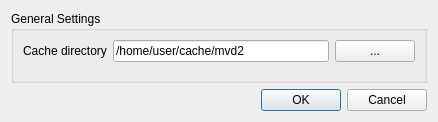
<?xml version="1.0" encoding="UTF-8"?>
<ui version="4.0">
 <class>mvd::PreferencesDialog</class>
 <widget class="QDialog" name="mvd::PreferencesDialog">
  <property name="windowModality">
   <enum>Qt::ApplicationModal</enum>
  </property>
  <property name="geometry">
   <rect>
    <x>0</x>
    <y>0</y>
    <width>438</width>
    <height>122</height>
   </rect>
  </property>
  <property name="sizePolicy">
   <sizepolicy hsizetype="Minimum" vsizetype="Minimum">
    <horstretch>0</horstretch>
    <verstretch>0</verstretch>
   </sizepolicy>
  </property>
  <property name="windowTitle">
   <string>Preferences</string>
  </property>
  <property name="locale">
   <locale language="C" country="AnyCountry"/>
  </property>
  <layout class="QGridLayout" name="gridLayout">
   <item row="0" column="0">
    <widget class="QGroupBox" name="groupBox">
     <property name="sizePolicy">
      <sizepolicy hsizetype="Expanding" vsizetype="Expanding">
       <horstretch>0</horstretch>
       <verstretch>0</verstretch>
      </sizepolicy>
     </property>
     <property name="title">
      <string>General Settings</string>
     </property>
     <layout class="QVBoxLayout" name="verticalLayout">
      <item>
       <layout class="QHBoxLayout" name="horizontalLayout">
        <item>
         <widget class="QLabel" name="cacheDirLabel">
          <property name="sizePolicy">
           <sizepolicy hsizetype="Minimum" vsizetype="Preferred">
            <horstretch>0</horstretch>
            <verstretch>0</verstretch>
           </sizepolicy>
          </property>
          <property name="text">
           <string>Cache directory</string>
          </property>
         </widget>
        </item>
        <item>
         <widget class="QLineEdit" name="cacheDirPathLineEdit">
          <property name="sizePolicy">
           <sizepolicy hsizetype="Expanding" vsizetype="Preferred">
            <horstretch>0</horstretch>
            <verstretch>0</verstretch>
           </sizepolicy>
          </property>
          <property name="minimumSize">
           <size>
            <width>200</width>
            <height>0</height>
           </size>
          </property>
          <property name="text">
           <string>/home/user/cache/mvd2</string>
          </property>
          <property name="readOnly">
           <bool>true</bool>
          </property>
         </widget>
        </item>
        <item>
         <widget class="QPushButton" name="cacheDirButton">
          <property name="sizePolicy">
           <sizepolicy hsizetype="Minimum" vsizetype="Preferred">
            <horstretch>0</horstretch>
            <verstretch>0</verstretch>
           </sizepolicy>
          </property>
          <property name="text">
           <string>...</string>
          </property>
         </widget>
        </item>
       </layout>
      </item>
      <item>
       <spacer name="verticalSpacer">
        <property name="orientation">
         <enum>Qt::Vertical</enum>
        </property>
        <property name="sizeHint" stdset="0">
         <size>
          <width>20</width>
          <height>0</height>
         </size>
        </property>
       </spacer>
      </item>
     </layout>
    </widget>
   </item>
   <item row="1" column="0">
    <widget class="QDialogButtonBox" name="buttonBox">
     <property name="standardButtons">
      <set>QDialogButtonBox::Cancel|QDialogButtonBox::Ok</set>
     </property>
    </widget>
   </item>
  </layout>
 </widget>
 <resources/>
 <connections/>
</ui>
